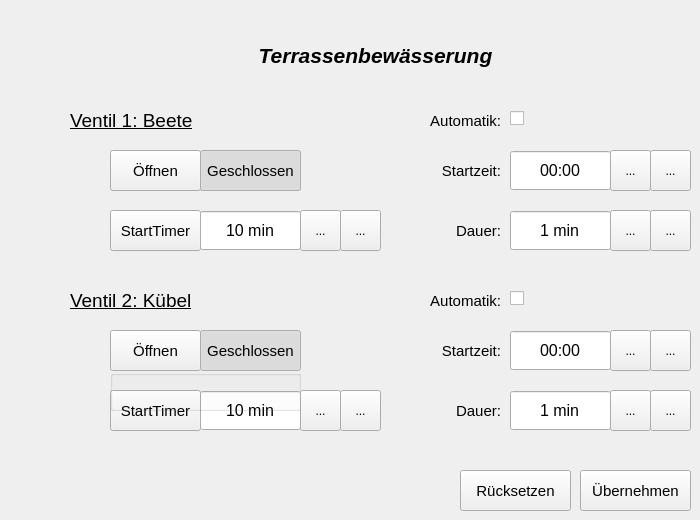
    <widget class="QWidget" name="tab_Giessen">
     <attribute name="icon">
      <iconset resource="hsGui.qrc">
       <normaloff>:/new/resource/Giessen.png</normaloff>:/new/resource/Giessen.png</iconset>
     </attribute>
     <attribute name="title">
      <string/>
     </attribute>
     <widget class="QLabel" name="label_16">
      <property name="geometry">
       <rect>
        <x>220</x>
        <y>40</y>
        <width>311</width>
        <height>31</height>
       </rect>
      </property>
      <property name="font">
       <font>
        <pointsize>16</pointsize>
        <weight>75</weight>
        <italic>true</italic>
        <bold>true</bold>
       </font>
      </property>
      <property name="text">
       <string>Terrassenbewässerung</string>
      </property>
      <property name="alignment">
       <set>Qt::AlignCenter</set>
      </property>
     </widget>
     <widget class="QLabel" name="label_17">
      <property name="geometry">
       <rect>
        <x>70</x>
        <y>110</y>
        <width>141</width>
        <height>21</height>
       </rect>
      </property>
      <property name="font">
       <font>
        <pointsize>14</pointsize>
        <underline>true</underline>
       </font>
      </property>
      <property name="text">
       <string>Ventil 1: Beete</string>
      </property>
     </widget>
     <widget class="QLabel" name="label_18">
      <property name="geometry">
       <rect>
        <x>70</x>
        <y>290</y>
        <width>141</width>
        <height>21</height>
       </rect>
      </property>
      <property name="font">
       <font>
        <pointsize>14</pointsize>
        <underline>true</underline>
       </font>
      </property>
      <property name="text">
       <string>Ventil 2: Kübel</string>
      </property>
     </widget>
     <widget class="QTimeEdit" name="timeEdit_StartWater_1">
      <property name="geometry">
       <rect>
        <x>510</x>
        <y>150</y>
        <width>101</width>
        <height>41</height>
       </rect>
      </property>
      <property name="font">
       <font>
        <pointsize>12</pointsize>
       </font>
      </property>
      <property name="alignment">
       <set>Qt::AlignCenter</set>
      </property>
      <property name="buttonSymbols">
       <enum>QAbstractSpinBox::NoButtons</enum>
      </property>
      <property name="displayFormat">
       <string>HH:mm</string>
      </property>
     </widget>
     <widget class="QSpinBox" name="spinBox_DauerWater_1">
      <property name="geometry">
       <rect>
        <x>510</x>
        <y>210</y>
        <width>101</width>
        <height>41</height>
       </rect>
      </property>
      <property name="font">
       <font>
        <pointsize>12</pointsize>
       </font>
      </property>
      <property name="alignment">
       <set>Qt::AlignCenter</set>
      </property>
      <property name="buttonSymbols">
       <enum>QAbstractSpinBox::NoButtons</enum>
      </property>
      <property name="suffix">
       <string> min</string>
      </property>
      <property name="minimum">
       <number>1</number>
      </property>
      <property name="maximum">
       <number>120</number>
      </property>
      <property name="value">
       <number>1</number>
      </property>
     </widget>
     <widget class="QLabel" name="label_StartWater_1">
      <property name="geometry">
       <rect>
        <x>400</x>
        <y>160</y>
        <width>101</width>
        <height>21</height>
       </rect>
      </property>
      <property name="font">
       <font>
        <pointsize>11</pointsize>
       </font>
      </property>
      <property name="text">
       <string>Startzeit:</string>
      </property>
      <property name="alignment">
       <set>Qt::AlignRight|Qt::AlignTrailing|Qt::AlignVCenter</set>
      </property>
      <property name="buddy">
       <cstring>timeEdit_StartWater_1</cstring>
      </property>
     </widget>
     <widget class="QLabel" name="label_DauerWater_1">
      <property name="geometry">
       <rect>
        <x>400</x>
        <y>220</y>
        <width>101</width>
        <height>21</height>
       </rect>
      </property>
      <property name="font">
       <font>
        <pointsize>11</pointsize>
       </font>
      </property>
      <property name="text">
       <string>Dauer:</string>
      </property>
      <property name="alignment">
       <set>Qt::AlignRight|Qt::AlignTrailing|Qt::AlignVCenter</set>
      </property>
      <property name="buddy">
       <cstring>spinBox_DauerWater_1</cstring>
      </property>
     </widget>
     <widget class="QCheckBox" name="checkBox_AutoWater_1">
      <property name="geometry">
       <rect>
        <x>510</x>
        <y>110</y>
        <width>16</width>
        <height>16</height>
       </rect>
      </property>
      <property name="autoFillBackground">
       <bool>false</bool>
      </property>
      <property name="text">
       <string/>
      </property>
     </widget>
     <widget class="QLabel" name="label_AutoWater_1">
      <property name="geometry">
       <rect>
        <x>400</x>
        <y>110</y>
        <width>101</width>
        <height>21</height>
       </rect>
      </property>
      <property name="font">
       <font>
        <pointsize>11</pointsize>
       </font>
      </property>
      <property name="text">
       <string>Automatik:</string>
      </property>
      <property name="alignment">
       <set>Qt::AlignRight|Qt::AlignTrailing|Qt::AlignVCenter</set>
      </property>
      <property name="buddy">
       <cstring>checkBox_AutoWater_1</cstring>
      </property>
     </widget>
     <widget class="QPushButton" name="pushButton_StartTimer_1">
      <property name="geometry">
       <rect>
        <x>110</x>
        <y>210</y>
        <width>91</width>
        <height>41</height>
       </rect>
      </property>
      <property name="font">
       <font>
        <pointsize>11</pointsize>
       </font>
      </property>
      <property name="text">
       <string>StartTimer</string>
      </property>
     </widget>
     <widget class="QSpinBox" name="spinBox_DauerTimer_1">
      <property name="geometry">
       <rect>
        <x>200</x>
        <y>210</y>
        <width>101</width>
        <height>41</height>
       </rect>
      </property>
      <property name="font">
       <font>
        <pointsize>12</pointsize>
       </font>
      </property>
      <property name="alignment">
       <set>Qt::AlignCenter</set>
      </property>
      <property name="buttonSymbols">
       <enum>QAbstractSpinBox::NoButtons</enum>
      </property>
      <property name="suffix">
       <string> min</string>
      </property>
      <property name="minimum">
       <number>1</number>
      </property>
      <property name="maximum">
       <number>120</number>
      </property>
      <property name="value">
       <number>10</number>
      </property>
     </widget>
     <widget class="QCheckBox" name="checkBox_AutoWater_2">
      <property name="geometry">
       <rect>
        <x>510</x>
        <y>290</y>
        <width>16</width>
        <height>16</height>
       </rect>
      </property>
      <property name="autoFillBackground">
       <bool>false</bool>
      </property>
      <property name="text">
       <string/>
      </property>
     </widget>
     <widget class="QLabel" name="label_StartWater_2">
      <property name="geometry">
       <rect>
        <x>400</x>
        <y>340</y>
        <width>101</width>
        <height>21</height>
       </rect>
      </property>
      <property name="font">
       <font>
        <pointsize>11</pointsize>
       </font>
      </property>
      <property name="text">
       <string>Startzeit:</string>
      </property>
      <property name="alignment">
       <set>Qt::AlignRight|Qt::AlignTrailing|Qt::AlignVCenter</set>
      </property>
      <property name="buddy">
       <cstring>timeEdit_StartWater_2</cstring>
      </property>
     </widget>
     <widget class="QSpinBox" name="spinBox_DauerTimer_2">
      <property name="geometry">
       <rect>
        <x>200</x>
        <y>390</y>
        <width>101</width>
        <height>41</height>
       </rect>
      </property>
      <property name="font">
       <font>
        <pointsize>12</pointsize>
       </font>
      </property>
      <property name="alignment">
       <set>Qt::AlignCenter</set>
      </property>
      <property name="buttonSymbols">
       <enum>QAbstractSpinBox::NoButtons</enum>
      </property>
      <property name="suffix">
       <string> min</string>
      </property>
      <property name="minimum">
       <number>1</number>
      </property>
      <property name="maximum">
       <number>120</number>
      </property>
      <property name="value">
       <number>10</number>
      </property>
     </widget>
     <widget class="QLabel" name="label_AutoWater_2">
      <property name="geometry">
       <rect>
        <x>400</x>
        <y>290</y>
        <width>101</width>
        <height>21</height>
       </rect>
      </property>
      <property name="font">
       <font>
        <pointsize>11</pointsize>
       </font>
      </property>
      <property name="text">
       <string>Automatik:</string>
      </property>
      <property name="alignment">
       <set>Qt::AlignRight|Qt::AlignTrailing|Qt::AlignVCenter</set>
      </property>
      <property name="buddy">
       <cstring>checkBox_AutoWater_2</cstring>
      </property>
     </widget>
     <widget class="QTimeEdit" name="timeEdit_StartWater_2">
      <property name="geometry">
       <rect>
        <x>510</x>
        <y>330</y>
        <width>101</width>
        <height>41</height>
       </rect>
      </property>
      <property name="font">
       <font>
        <pointsize>12</pointsize>
       </font>
      </property>
      <property name="alignment">
       <set>Qt::AlignCenter</set>
      </property>
      <property name="buttonSymbols">
       <enum>QAbstractSpinBox::NoButtons</enum>
      </property>
      <property name="displayFormat">
       <string>HH:mm</string>
      </property>
     </widget>
     <widget class="QPushButton" name="pushButton_StartTimer_2">
      <property name="geometry">
       <rect>
        <x>110</x>
        <y>390</y>
        <width>91</width>
        <height>41</height>
       </rect>
      </property>
      <property name="font">
       <font>
        <pointsize>11</pointsize>
       </font>
      </property>
      <property name="text">
       <string>StartTimer</string>
      </property>
     </widget>
     <widget class="QLabel" name="label_DauerWater_2">
      <property name="geometry">
       <rect>
        <x>400</x>
        <y>400</y>
        <width>101</width>
        <height>21</height>
       </rect>
      </property>
      <property name="font">
       <font>
        <pointsize>11</pointsize>
       </font>
      </property>
      <property name="text">
       <string>Dauer:</string>
      </property>
      <property name="alignment">
       <set>Qt::AlignRight|Qt::AlignTrailing|Qt::AlignVCenter</set>
      </property>
      <property name="buddy">
       <cstring>spinBox_DauerWater_2</cstring>
      </property>
     </widget>
     <widget class="QSpinBox" name="spinBox_DauerWater_2">
      <property name="geometry">
       <rect>
        <x>510</x>
        <y>390</y>
        <width>101</width>
        <height>41</height>
       </rect>
      </property>
      <property name="font">
       <font>
        <pointsize>12</pointsize>
       </font>
      </property>
      <property name="alignment">
       <set>Qt::AlignCenter</set>
      </property>
      <property name="buttonSymbols">
       <enum>QAbstractSpinBox::NoButtons</enum>
      </property>
      <property name="suffix">
       <string> min</string>
      </property>
      <property name="minimum">
       <number>1</number>
      </property>
      <property name="maximum">
       <number>120</number>
      </property>
     </widget>
     <widget class="QGroupBox" name="groupBox_2">
      <property name="geometry">
       <rect>
        <x>110</x>
        <y>150</y>
        <width>191</width>
        <height>41</height>
       </rect>
      </property>
      <property name="title">
       <string/>
      </property>
      <widget class="QPushButton" name="pushButton_Close_1">
       <property name="geometry">
        <rect>
         <x>90</x>
         <y>0</y>
         <width>101</width>
         <height>41</height>
        </rect>
       </property>
       <property name="font">
        <font>
         <pointsize>11</pointsize>
        </font>
       </property>
       <property name="text">
        <string>Geschlossen</string>
       </property>
       <property name="checkable">
        <bool>true</bool>
       </property>
       <property name="checked">
        <bool>true</bool>
       </property>
       <property name="autoExclusive">
        <bool>true</bool>
       </property>
      </widget>
      <widget class="QPushButton" name="pushButton_Open_1">
       <property name="geometry">
        <rect>
         <x>0</x>
         <y>0</y>
         <width>91</width>
         <height>41</height>
        </rect>
       </property>
       <property name="font">
        <font>
         <pointsize>11</pointsize>
        </font>
       </property>
       <property name="text">
        <string>Öffnen</string>
       </property>
       <property name="checkable">
        <bool>true</bool>
       </property>
       <property name="checked">
        <bool>false</bool>
       </property>
       <property name="autoExclusive">
        <bool>true</bool>
       </property>
      </widget>
     </widget>
     <widget class="QGroupBox" name="groupBox_3">
      <property name="geometry">
       <rect>
        <x>110</x>
        <y>370</y>
        <width>191</width>
        <height>41</height>
       </rect>
      </property>
      <property name="title">
       <string/>
      </property>
      <property name="flat">
       <bool>false</bool>
      </property>
     </widget>
     <widget class="QPushButton" name="pushButton_Close_2">
      <property name="geometry">
       <rect>
        <x>200</x>
        <y>330</y>
        <width>101</width>
        <height>41</height>
       </rect>
      </property>
      <property name="font">
       <font>
        <pointsize>11</pointsize>
       </font>
      </property>
      <property name="text">
       <string>Geschlossen</string>
      </property>
      <property name="checkable">
       <bool>true</bool>
      </property>
      <property name="checked">
       <bool>true</bool>
      </property>
      <property name="autoExclusive">
       <bool>true</bool>
      </property>
     </widget>
     <widget class="QPushButton" name="pushButton_Open_2">
      <property name="geometry">
       <rect>
        <x>110</x>
        <y>330</y>
        <width>91</width>
        <height>41</height>
       </rect>
      </property>
      <property name="font">
       <font>
        <pointsize>11</pointsize>
       </font>
      </property>
      <property name="text">
       <string>Öffnen</string>
      </property>
      <property name="checkable">
       <bool>true</bool>
      </property>
      <property name="checked">
       <bool>false</bool>
      </property>
      <property name="autoExclusive">
       <bool>true</bool>
      </property>
     </widget>
     <widget class="QPushButton" name="pushButton_WaterReset">
      <property name="geometry">
       <rect>
        <x>460</x>
        <y>470</y>
        <width>111</width>
        <height>41</height>
       </rect>
      </property>
      <property name="font">
       <font>
        <pointsize>11</pointsize>
       </font>
      </property>
      <property name="text">
       <string>Rücksetzen</string>
      </property>
     </widget>
     <widget class="QPushButton" name="pushButton_WaterOK">
      <property name="geometry">
       <rect>
        <x>580</x>
        <y>470</y>
        <width>111</width>
        <height>41</height>
       </rect>
      </property>
      <property name="font">
       <font>
        <pointsize>11</pointsize>
       </font>
      </property>
      <property name="text">
       <string>Übernehmen</string>
      </property>
     </widget>
     <widget class="QToolButton" name="toolButton">
      <property name="geometry">
       <rect>
        <x>340</x>
        <y>210</y>
        <width>41</width>
        <height>41</height>
       </rect>
      </property>
      <property name="text">
       <string>...</string>
      </property>
      <property name="icon">
       <iconset resource="hsGui.qrc">
        <normaloff>:/new/jalousie/resource/Auf.png</normaloff>:/new/jalousie/resource/Auf.png</iconset>
      </property>
     </widget>
     <widget class="QToolButton" name="toolButton_2">
      <property name="geometry">
       <rect>
        <x>300</x>
        <y>210</y>
        <width>41</width>
        <height>41</height>
       </rect>
      </property>
      <property name="text">
       <string>...</string>
      </property>
      <property name="icon">
       <iconset resource="hsGui.qrc">
        <normaloff>:/new/jalousie/resource/Ab.png</normaloff>:/new/jalousie/resource/Ab.png</iconset>
      </property>
     </widget>
     <widget class="QToolButton" name="toolButton_3">
      <property name="geometry">
       <rect>
        <x>340</x>
        <y>390</y>
        <width>41</width>
        <height>41</height>
       </rect>
      </property>
      <property name="text">
       <string>...</string>
      </property>
      <property name="icon">
       <iconset resource="hsGui.qrc">
        <normaloff>:/new/jalousie/resource/Auf.png</normaloff>:/new/jalousie/resource/Auf.png</iconset>
      </property>
     </widget>
     <widget class="QToolButton" name="toolButton_4">
      <property name="geometry">
       <rect>
        <x>300</x>
        <y>390</y>
        <width>41</width>
        <height>41</height>
       </rect>
      </property>
      <property name="text">
       <string>...</string>
      </property>
      <property name="icon">
       <iconset resource="hsGui.qrc">
        <normaloff>:/new/jalousie/resource/Ab.png</normaloff>:/new/jalousie/resource/Ab.png</iconset>
      </property>
     </widget>
     <widget class="QToolButton" name="toolButton_5">
      <property name="geometry">
       <rect>
        <x>650</x>
        <y>150</y>
        <width>41</width>
        <height>41</height>
       </rect>
      </property>
      <property name="text">
       <string>...</string>
      </property>
      <property name="icon">
       <iconset resource="hsGui.qrc">
        <normaloff>:/new/jalousie/resource/Auf.png</normaloff>:/new/jalousie/resource/Auf.png</iconset>
      </property>
     </widget>
     <widget class="QToolButton" name="toolButton_6">
      <property name="geometry">
       <rect>
        <x>610</x>
        <y>150</y>
        <width>41</width>
        <height>41</height>
       </rect>
      </property>
      <property name="text">
       <string>...</string>
      </property>
      <property name="icon">
       <iconset resource="hsGui.qrc">
        <normaloff>:/new/jalousie/resource/Ab.png</normaloff>:/new/jalousie/resource/Ab.png</iconset>
      </property>
     </widget>
     <widget class="QToolButton" name="toolButton_7">
      <property name="geometry">
       <rect>
        <x>650</x>
        <y>210</y>
        <width>41</width>
        <height>41</height>
       </rect>
      </property>
      <property name="text">
       <string>...</string>
      </property>
      <property name="icon">
       <iconset resource="hsGui.qrc">
        <normaloff>:/new/jalousie/resource/Auf.png</normaloff>:/new/jalousie/resource/Auf.png</iconset>
      </property>
     </widget>
     <widget class="QToolButton" name="toolButton_8">
      <property name="geometry">
       <rect>
        <x>610</x>
        <y>210</y>
        <width>41</width>
        <height>41</height>
       </rect>
      </property>
      <property name="text">
       <string>...</string>
      </property>
      <property name="icon">
       <iconset resource="hsGui.qrc">
        <normaloff>:/new/jalousie/resource/Ab.png</normaloff>:/new/jalousie/resource/Ab.png</iconset>
      </property>
     </widget>
     <widget class="QToolButton" name="toolButton_9">
      <property name="geometry">
       <rect>
        <x>650</x>
        <y>330</y>
        <width>41</width>
        <height>41</height>
       </rect>
      </property>
      <property name="text">
       <string>...</string>
      </property>
      <property name="icon">
       <iconset resource="hsGui.qrc">
        <normaloff>:/new/jalousie/resource/Auf.png</normaloff>:/new/jalousie/resource/Auf.png</iconset>
      </property>
     </widget>
     <widget class="QToolButton" name="toolButton_10">
      <property name="geometry">
       <rect>
        <x>610</x>
        <y>330</y>
        <width>41</width>
        <height>41</height>
       </rect>
      </property>
      <property name="text">
       <string>...</string>
      </property>
      <property name="icon">
       <iconset resource="hsGui.qrc">
        <normaloff>:/new/jalousie/resource/Ab.png</normaloff>:/new/jalousie/resource/Ab.png</iconset>
      </property>
     </widget>
     <widget class="QToolButton" name="toolButton_11">
      <property name="geometry">
       <rect>
        <x>650</x>
        <y>390</y>
        <width>41</width>
        <height>41</height>
       </rect>
      </property>
      <property name="text">
       <string>...</string>
      </property>
      <property name="icon">
       <iconset resource="hsGui.qrc">
        <normaloff>:/new/jalousie/resource/Auf.png</normaloff>:/new/jalousie/resource/Auf.png</iconset>
      </property>
     </widget>
     <widget class="QToolButton" name="toolButton_12">
      <property name="geometry">
       <rect>
        <x>610</x>
        <y>390</y>
        <width>41</width>
        <height>41</height>
       </rect>
      </property>
      <property name="text">
       <string>...</string>
      </property>
      <property name="icon">
       <iconset resource="hsGui.qrc">
        <normaloff>:/new/jalousie/resource/Ab.png</normaloff>:/new/jalousie/resource/Ab.png</iconset>
      </property>
     </widget>
    </widget>
